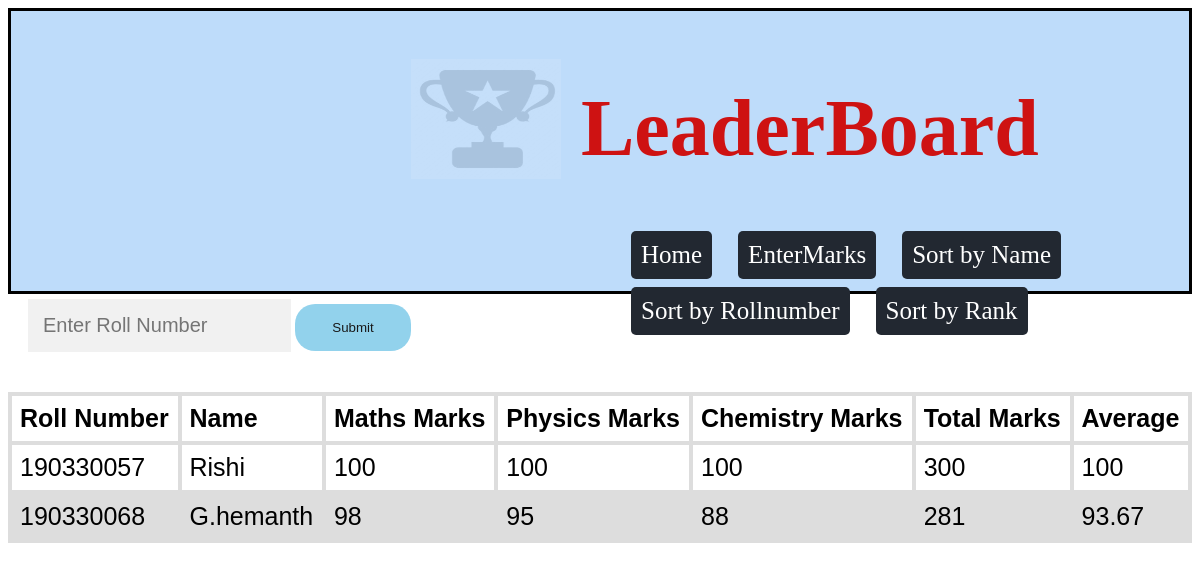
Screenshot of /Leaderboard with the database file from the repository.
### tables this page shows
CREATE TABLE StudentMarks(rank integer primary key autoincrement,roll integer unique,name TEXT ,maths_marks integer,physics_marks integer,chemistry_marks integer,total_marks integer,average integer);

### app.py (the view)
@app.route('/Leaderboard',methods=['GET','POST'])
def Leaderboard():
    con = sqlite3.connect("marks.db")
    con.row_factory = sqlite3.Row
    cur = con.cursor()
    cur.execute("select * from StudentMarks order by average desc")
    rows = cur.fetchall()
    return render_template("LeaderBoard.html", rows=rows)

### templates/LeaderBoard.html (shortened to what this page needs)
<!DOCTYPE html>
<html lang="en">
<head>
</head>
<body>
<div class="header">
<br>
    <img src="static/images/leaderboard.jpg" class="img1">
    <h1>LeaderBoard</h1>
    <div class="css">
        <a href="/"><button class="button">Home</button></a>
        <a href="EnterMarks"><button class="button">EnterMarks</button></a>
        <a href="sort_by_name"><button class="button"> Sort by Name</button></a>
        <a href="sort_by_RollNumber"><button class="button">Sort by Rollnumber</button></a>
        <a href="Leaderboard"><button class="button">Sort by Rank</button></a>
    </div>
</div>
<div class="search">
    <form action="search_by_RollNumber" method="post">
        <input type="number" placeholder="Enter Roll Number" name="roll" required>
        <button type="submit" class="submit">Submit</button>
    </form>
</div>
<br>
<table>
    <thead>
        <th>Roll Number</th>
        <th>Name</th>
        <th>Maths Marks</th>
        <th>Physics Marks</th>
        <th>Chemistry Marks</th>
        <th>Total Marks</th>
        <th>Average</th>
    </thead>
    {% for row in rows %}
        <tr>
            <td>{{row["roll"]}}</td>
            <td>{{row["name"]}}</td>
            <td>{{row["maths_marks"]}}</td>
            <td>{{row["physics_marks"]}}</td>
            <td>{{row["chemistry_marks"]}}</td>
            <td>{{row["total_marks"]}}</td>
            <td>{{row["average"]}}</td>
        </tr>
    {% endfor %}
</table>
<br><br>
</body>
</html>

### templates/LeaderBoard.html (style rules this page uses)
h1 { font-size:80px; color:#ce1212; }
table { font-family: arial, sans-serif; border-collapse: collapse; width: 100%; }
td, th { border: 4px solid #dddddd; text-align: left; padding: 8px; font-size:25px; }
tr:nth-child(even) { background-color: #dddddd; }
.button { background-color:#222831; border: none; color: white; padding: 10px; text-align: center; text-decoration: none; display: inline-block; font-size: 25px; font-family:times new roman; margin: 4px 2px; cursor: pointer; border-radius: 5px; margin-left:20px; }
.css { margin-left:600px; }
.header { background-color:#bedcfa; height:280px; border:3px solid black; }
h1 { margin-left:570px; }
input[type=number], input[type=text] { width: 20%; padding: 15px; margin: 5px 0 22px 0; display: inline-block; border: none; background: #f1f1f1; font-size:20px; }
.submit { background-color:skyblue; color:black; padding: 16px 20px; margin: 8px 0; border: none; cursor: pointer; width: 10%; opacity: 0.9; border-radius:20px; }
.img1 { float:left; width:150px; height:120px; margin-top:30px; margin-left:400px; opacity: 0.11; }
.search { margin-left:20px; }

### rows the page displays
StudentMarks: roll "190330057", name "Rishi", maths_marks "100", physics_marks "100", chemistry_marks "100", total_marks "300", average "100"
StudentMarks: roll "190330068", name "G.hemanth", maths_marks "98", physics_marks "95", chemistry_marks "88", total_marks "281", average "93.67"
